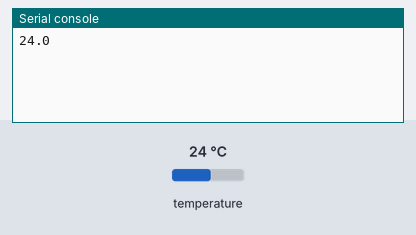
Simulated run of this program. Board: ESP8266 board running MicroPython. Parts: the last lines printed to the serial console. The inputs (shaded band) are chosen by the test bench; at power-on: temperature 24 °C.

Above: at 1.2 s.
1.3 s: temperature set to 12 °C
At 2.2 s:
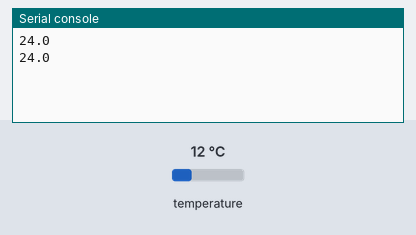
2.8 s: temperature set to 19 °C
At 3.7 s:
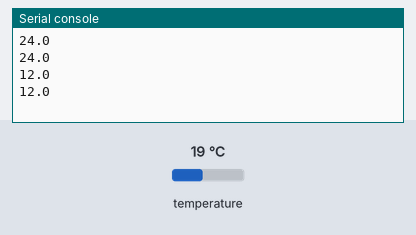
Timing chart, 0 to 5.8 s (numbered marks = the images above; inputs shaded):
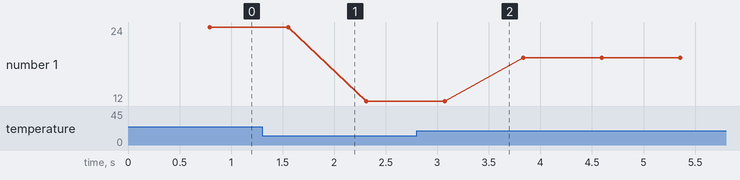

The program:

temp_sensor.py
```python
import onewire
import time, ds18x20
from machine import Pin

ow = onewire.OneWire(Pin(4))
ds = ds18x20.DS18X20(ow)
roms = ds.scan()

while True:
    ds.convert_temp()
    time.sleep_ms(750)
    for rom in roms:
        print(ds.read_temp(rom))
```

Measured:
- plotted number 1: 24 → 12 after the input at 1.3 s, 12 → 19 after the input at 2.8 s
